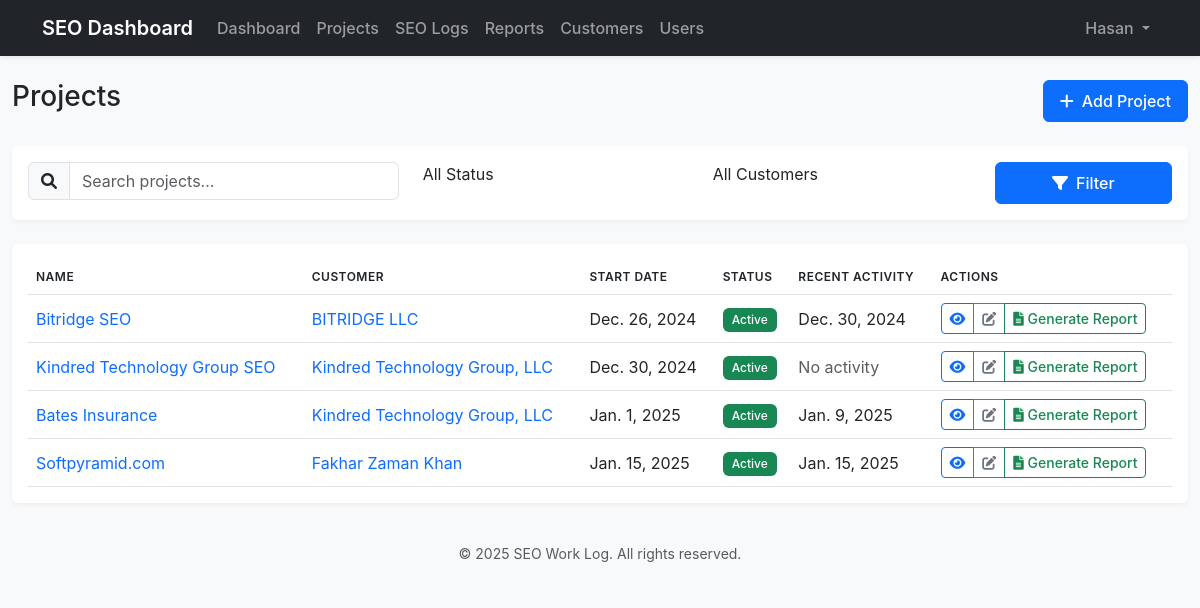
The page /projects/ (signed in) on the database its author committed.
### core/models.py (models this page shows, shortened)
class CustomUser(AbstractUser):
    ROLE_CHOICES = [
        ('admin', 'Administrator'),
        ('provider', 'Provider'),
        ('customer', 'Customer'),
    ]
    role = models.CharField(max_length=10, choices=ROLE_CHOICES, default='customer')

class Project(models.Model):
    customer = models.ForeignKey(Customer, on_delete=models.CASCADE)
    name = models.CharField(max_length=255)
    description = models.TextField()
    url = models.URLField(max_length=255, blank=True, help_text="Project website URL")
    start_date = models.DateField()
    end_date = models.DateField(null=True, blank=True)
    is_active = models.BooleanField(default=True)
    created_at = models.DateTimeField(auto_now_add=True)
    updated_at = models.DateTimeField(auto_now=True)
    providers = models.ManyToManyField(CustomUser, related_name='assigned_projects', blank=True, limit_choices_to={'role': 'provider'})

class Customer(models.Model):
    name = models.CharField(max_length=255)
    email = models.EmailField(unique=True)
    website = models.URLField()
    logo = models.ImageField(upload_to='logos/', null=True, blank=True)
    is_active = models.BooleanField(default=True)
    created_at = models.DateTimeField(auto_now_add=True)
    updated_at = models.DateTimeField(auto_now=True)

class SEOLog(models.Model):
    WORK_TYPE_CHOICES = [
        ('on_page', 'On-Page SEO'),
        ('off_page', 'Off-Page SEO'),
        ('technical', 'Technical SEO'),
        ('content', 'Content Optimization'),
        ('analytics', 'Analytics & Tracking'),
        ('other', 'Other'),
    ]
    project = models.ForeignKey(Project, on_delete=models.CASCADE)
    date = models.DateField()
    created_by = models.ForeignKey(CustomUser, on_delete=models.CASCADE, related_name='created_logs')
    work_type = models.CharField(max_length=20, choices=WORK_TYPE_CHOICES, default='other')
    description = models.TextField(default='', blank=True)
    providers = models.ManyToManyField(CustomUser, related_name='assigned_logs', blank=True)
    created_at = models.DateTimeField(auto_now_add=True, null=True)
    updated_at = models.DateTimeField(auto_now=True, null=True)
    class Meta:
        ordering = ['-date']
        verbose_name = 'SEO Log'
        verbose_name_plural = 'SEO Logs'

### core/views.py (the view)
# urls.py: path('projects/', views.project_list, name='projects'),
@login_required
def project_list(request):
    if request.user.role == 'admin':
        projects = Project.objects.all()
    elif request.user.role == 'provider':
        projects = Project.objects.filter(
            providers=request.user,
            is_active=True,
            customer__is_active=True
        )
    else:  # customer
        projects = Project.objects.filter(
            customer__email=request.user.email,
            is_active=True,
            customer__is_active=True
        )
    return render(request, 'core/project_list.html', {
        'title': 'Projects',
        'projects': projects,
    })

### core/templates/core/project_list.html (shortened to what this page needs)
{% extends 'core/base.html' %}
{% block content %}
<div class="container-fluid py-4">
    <div class="d-flex justify-content-between align-items-center mb-4">
        <h1 class="h3">Projects</h1>
        {% if user.role == 'admin' or user.role == 'provider' %}
        <a href="{% url 'project_add' %}" class="btn btn-primary">
            <i class="fas fa-plus me-2"></i>Add Project
        </a>
        {% endif %}
    </div>
    <div class="card border-0 shadow-sm mb-4">
        <div class="card-body">
            <form method="get" class="row g-3">
                <div class="col-md-4">
                    <div class="input-group">
                        <span class="input-group-text">
                            <i class="fas fa-search"></i>
                        </span>
                        <input type="text" name="search" class="form-control" placeholder="Search projects..."
                               value="{{ request.GET.search }}">
                    </div>
                </div>
                <div class="col-md-3">
                </div>
                <div class="col-md-3">
                </div>
                <div class="col-md-2">
                    <button type="submit" class="btn btn-primary w-100">
                        <i class="fas fa-filter me-2"></i>Filter
                    </button>
                </div>
            </form>
        </div>
    </div>
    <div class="card border-0 shadow-sm">
        <div class="card-body">
            {% if projects %}
                <div class="table-responsive">
                    <table class="table table-hover">
                        <thead>
                            <tr>
                                <th>Name</th>
                                <th>Customer</th>
                                <th>Start Date</th>
                                <th>Status</th>
                                <th>Recent Activity</th>
                                <th>Actions</th>
                            </tr>
                        </thead>
                        <tbody>
                            {% for project in projects %}
                            <tr>
                                <td>
                                    <a href="{% url 'project_detail' project.pk %}" class="text-decoration-none">
                                        {{ project.name }}
                                    </a>
                                </td>
                                <td>
                                    <a href="{% url 'customer_detail' project.customer.pk %}" class="text-decoration-none">
                                        {{ project.customer.name }}
                                    </a>
                                </td>
                                <td>{{ project.start_date }}</td>
                                <td>
                                    {% if project.is_active %}
                                        <span class="badge bg-success">Active</span>
                                    {% else %}
                                        <span class="badge bg-secondary">Inactive</span>
                                    {% endif %}
                                </td>
                                <td>
                                    {% with last_log=project.seolog_set.last %}
                                        {% if last_log %}
                                            {{ last_log.date }}
                                        {% else %}
                                            <span class="text-muted">No activity</span>
                                        {% endif %}
                                    {% endwith %}
                                </td>
                                <td>
                                    <div class="btn-group">
                                        <a href="{% url 'project_detail' project.pk %}" class="btn btn-sm btn-outline-primary">
                                            <i class="fas fa-eye"></i>
                                        </a>
                                        {% if user.role == 'admin' or user.role == 'provider' %}
                                        <a href="{% url 'project_edit' project.pk %}" class="btn btn-sm btn-outline-secondary">
                                            <i class="fas fa-edit"></i>
                                        </a>
                                        {% endif %}
                                        <a href="{% url 'report_create' project.pk %}" class="btn btn-sm btn-outline-success" title="Generate Report">
                                            <i class="fas fa-file-alt"></i> Generate Report
                                        </a>
                                    </div>
                                </td>
                            </tr>
                            {% endfor %}
                        </tbody>
                    </table>
                </div>
            {% else %}
                <div class="text-center py-4">
                    <i class="fas fa-project-diagram fa-3x text-muted mb-3"></i>
                    <p class="text-muted mb-0">No projects found.</p>
                </div>
            {% endif %}
        </div>
    </div>
</div>
{% endblock %}
{% block extra_css %}
<link href="https://cdn.jsdelivr.net/npm/select2@4.1.0-rc.0/dist/css/select2.min.css" rel="stylesheet" />
<link href="https://cdn.jsdelivr.net/npm/select2-bootstrap-5-theme@1.3.0/dist/select2-bootstrap-5-theme.min.css" rel="stylesheet" />
{% endblock %}

### core/templates/core/base.html (shortened to what this page needs)
{% load static %}
<!DOCTYPE html>
<html lang="en">
<head>
    <link href="https://cdn.jsdelivr.net/npm/bootstrap@5.3.0/dist/css/bootstrap.min.css" rel="stylesheet">
    <link href="https://cdnjs.cloudflare.com/ajax/libs/font-awesome/6.0.0/css/all.min.css" rel="stylesheet">
    <link href="{% static 'css/style.css' %}" rel="stylesheet">
    {% block extra_css %}{% endblock %}
</head>
<body>
    <nav class="navbar navbar-expand-lg navbar-dark bg-dark">
        <div class="container">
            <a class="navbar-brand" href="{% url 'dashboard' %}">SEO Dashboard</a>
            <div class="collapse navbar-collapse" id="navbarNav">
                {% if user.is_authenticated %}
                    <ul class="navbar-nav me-auto">
                        <li class="nav-item">
                            <a class="nav-link" href="{% url 'dashboard' %}">Dashboard</a>
                        </li>
                        <li class="nav-item">
                            <a class="nav-link" href="{% url 'projects' %}">Projects</a>
                        </li>
                        <li class="nav-item">
                            <a class="nav-link" href="{% url 'seo_logs' %}">SEO Logs</a>
                        </li>
                        <li class="nav-item">
                            <a class="nav-link" href="{% url 'report_list' %}">Reports</a>
                        </li>
                        {% if user.role == 'admin' %}
                        <li class="nav-item">
                            <a class="nav-link" href="{% url 'customers' %}">Customers</a>
                        </li>
                        <li class="nav-item">
                            <a class="nav-link" href="{% url 'user_list' %}">Users</a>
                        </li>
                        {% endif %}
                    </ul>
                    <ul class="navbar-nav ms-auto">
                        <li class="nav-item dropdown">
                            <a class="nav-link dropdown-toggle" href="#" role="button" data-bs-toggle="dropdown">
                                {{ user.username }}
                            </a>
                        </li>
                    </ul>
                {% endif %}
            </div>
        </div>
    </nav>
    <main>
        {% block content %}{% endblock %}
    </main>
    <footer class="footer mt-auto py-3 bg-light">
        <div class="container text-center">
            <span class="text-muted">© {% now "Y" %} SEO Work Log. All rights reserved.</span>
        </div>
    </footer>
</body>
</html>

### core/static/css/style.css (style rules this page uses)
body { background-color: #f8f9fa; font-family: 'Inter', -apple-system, BlinkMacSystemFont, "Segoe UI", Roboto, "Helvetica Neue", Arial, sans-serif; }
.navbar { box-shadow: 0 0.125rem 0.25rem rgba(0, 0, 0, 0.075); }
.navbar-brand { font-weight: 600; }
.nav-link { font-weight: 500; }
.card { transition: transform 0.2s ease-in-out; }
.table { margin-bottom: 0; }
.table th { font-weight: 600; text-transform: uppercase; font-size: 0.75rem; letter-spacing: 0.5px; }
.table td { vertical-align: middle; }
.badge { font-weight: 500; padding: 0.5em 0.75em; }
.btn { font-weight: 500; padding: 0.5rem 1rem; }
.btn-sm { padding: 0.25rem 0.5rem; }
.footer { font-size: 0.875rem; }
.shadow-sm { box-shadow: 0 0.125rem 0.25rem rgba(0, 0, 0, 0.05) !important; }
.nav-link, .btn { transition: all 0.2s ease-in-out; }
.nav-item .nav-link { position: relative; }

### rows shown on the page
CustomUser: username "Hasan"
Project: name "Bitridge SEO", customer.name "BITRIDGE LLC", start_date "Dec. 26, 2024", is_active "Active", seolog_set.last "Dec. 30, 2024"
Project: name "Kindred Technology Group SEO", customer.name "Kindred Technology Group, LLC", start_date "Dec. 30, 2024", is_active "Active", shows "No activity"
Project: name "Bates Insurance", customer.name "Kindred Technology Group, LLC", start_date "Jan. 1, 2025", is_active "Active", seolog_set.last "Jan. 9, 2025"
Project: name "Softpyramid.com", customer.name "Fakhar Zaman Khan", start_date "Jan. 15, 2025", is_active "Active", seolog_set.last "Jan. 15, 2025"
